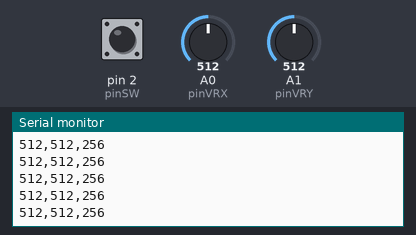
Recording of a sketch running on a simulated Arduino Uno, built with avr-gcc and run on an emulated ATmega328P. Shown: the last lines printed to the serial monitor. Inputs (shaded band) come from the test bench; at power-on: A0 (pinVRX) = 512, pin 2 (pinSW) HIGH, A1 (pinVRY) = 512.

Above: at 1.2 s.
1.3 s: A0 (pinVRX) set to 11
At 1.8 s:
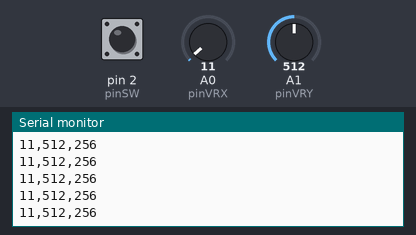
2.8 s: A0 (pinVRX) set to 8
At 3.6 s:
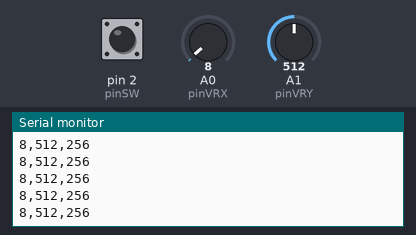
Timing chart, 0 to 5.8 s (numbered marks = the images above; inputs shaded):
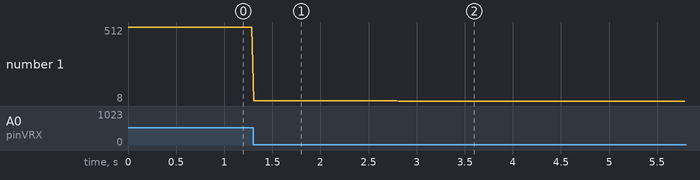

The sketch:

ReadingState.ino
```cpp
// KY-023 Joystick Module Interface
const int pinSW = 2;    // Digital pin for switch/button
const int pinVRX = A0;   // Analog pin for X-axis
const int pinVRY = A1;   // Analog pin for Y-axis

int xValue = 0;          // Stores X-axis value
int yValue = 0;          // Stores Y-axis value
int swValue = 0;         // Stores switch/button state

void setup() {
  pinMode(pinSW, INPUT_PULLUP); // Enable internal pull-up resistor for the switch

  Serial.begin(9600);     // Initialize serial communication
}

void loop() {
  // Read all values
  xValue = analogRead(pinVRX);
  yValue = analogRead(pinVRY);
  swValue = 256*digitalRead(pinSW);

  // Send data to Serial Plotter in CSV format
  Serial.print(xValue);
  Serial.print(",");
  Serial.print(yValue);
  Serial.print(",");
  Serial.println(swValue);

  // Small delay to avoid flooding the serial port
  delay(20);
}
```

Measured:
- after the input at 1.3 s, the serial monitor: prints a new line at once (image 1)
- after the input at 2.8 s, the serial monitor: prints a new line at once (image 2)
- plotted number 1: 512 → 11 after the input at 1.3 s, 11 → 8 after the input at 2.8 s
